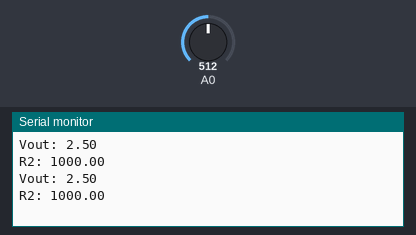
A sketch run on a simulated Arduino Uno, built with avr-gcc and run on an emulated ATmega328P. On the bench: the last lines printed to the serial monitor. The inputs (shaded band) are chosen by the test bench; at power-on: A0 = 512.

Above: at 1.8 s.
1.9 s: A0 set to 716
At 2.6 s:
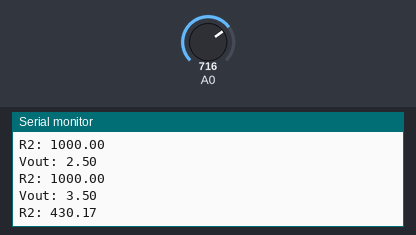
3.4 s: A0 set to 900
At 4.8 s:
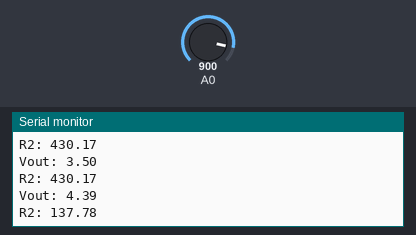
Timing chart, 0 to 6.4 s (numbered marks = the images above; inputs shaded):
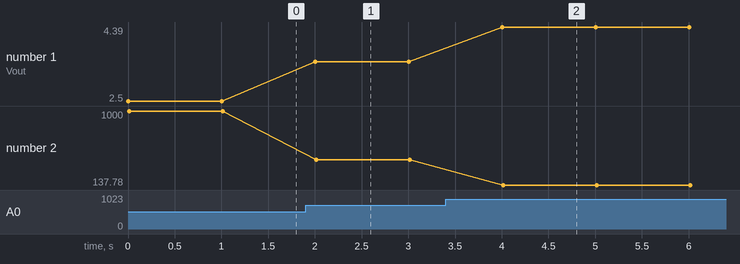

The sketch:

voltage_divider.ino
```cpp
/*********TACHLOG powered********
*********www.troncart.com*******
**electronics components online**
***********Voltage divider**************
***********16-07-2019**************
*/

int value = 0;
int Vin= 5; //The input voltage is 5 Volt
float Vout= 0;
float R1= 1000;
float R2= 0;
float buffer= 0;

void setup()
{
Serial.begin(9600);
}

void loop()
{
value = analogRead(A0); //reading the analog pin
if(value)
{
buffer= value * Vin;
Vout= (buffer)/1024.0;
buffer= (Vin/Vout) -1;
R2= R1 * buffer;
Serial.print("Vout: ");
Serial.println(Vout); //output voltage across R2
Serial.print("R2: ");
Serial.println(R2); //Unknown resistor value
delay(1000);
}
}
```

Measured:
- after the input at 1.9 s, the serial monitor: prints a new line after 0.10 s (image 1)
- after the input at 3.4 s, the serial monitor: prints a new line after 0.60 s (image 2)
- plotted number 1: 2.5 → 3.5 after the input at 1.9 s, 3.5 → 4.39 after the input at 3.4 s
- plotted number 2: 1000 → 430.17 after the input at 1.9 s, 430.17 → 137.78 after the input at 3.4 s
